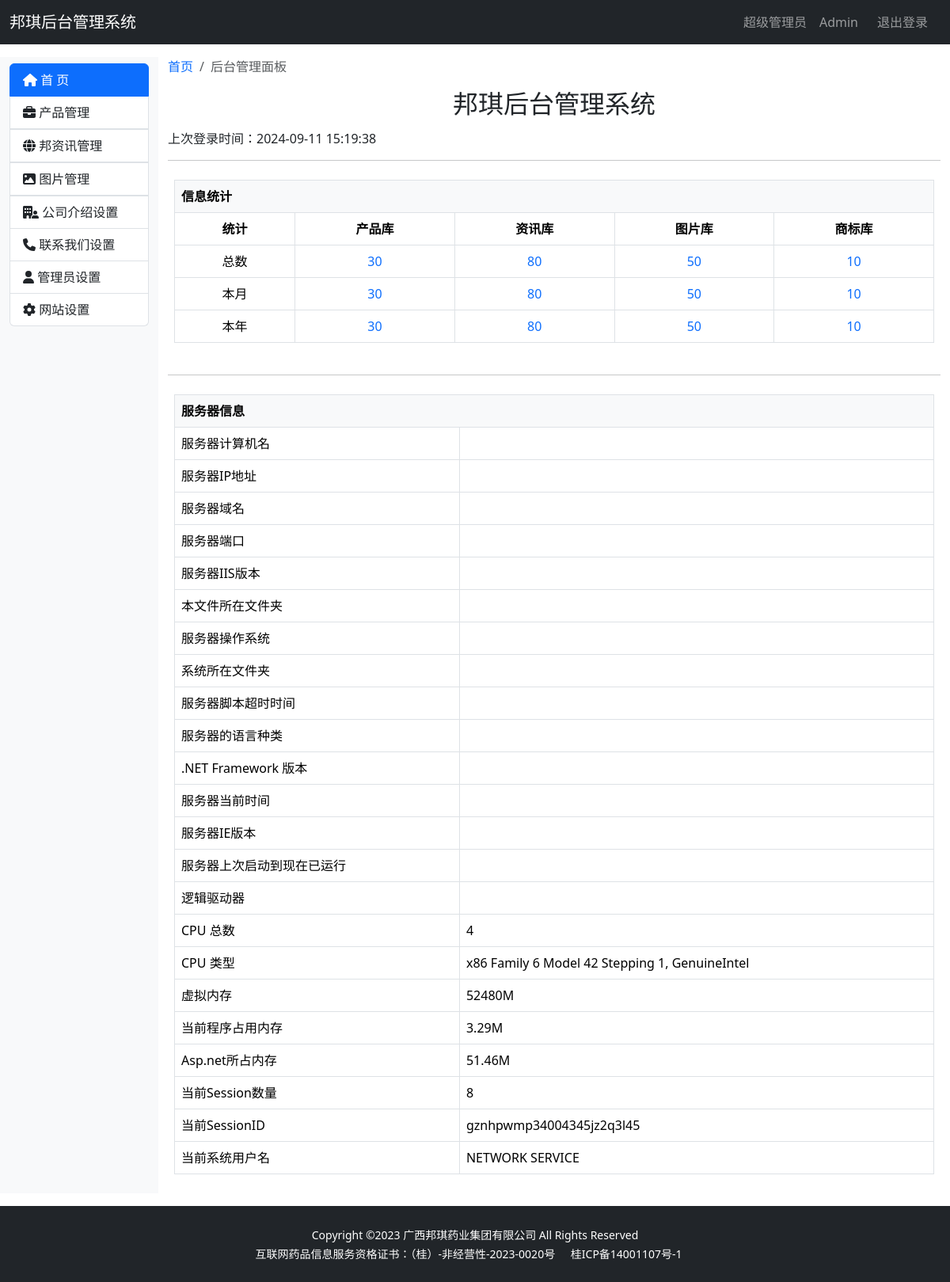
The page /admin/ (signed in) on the database as committed earlier.
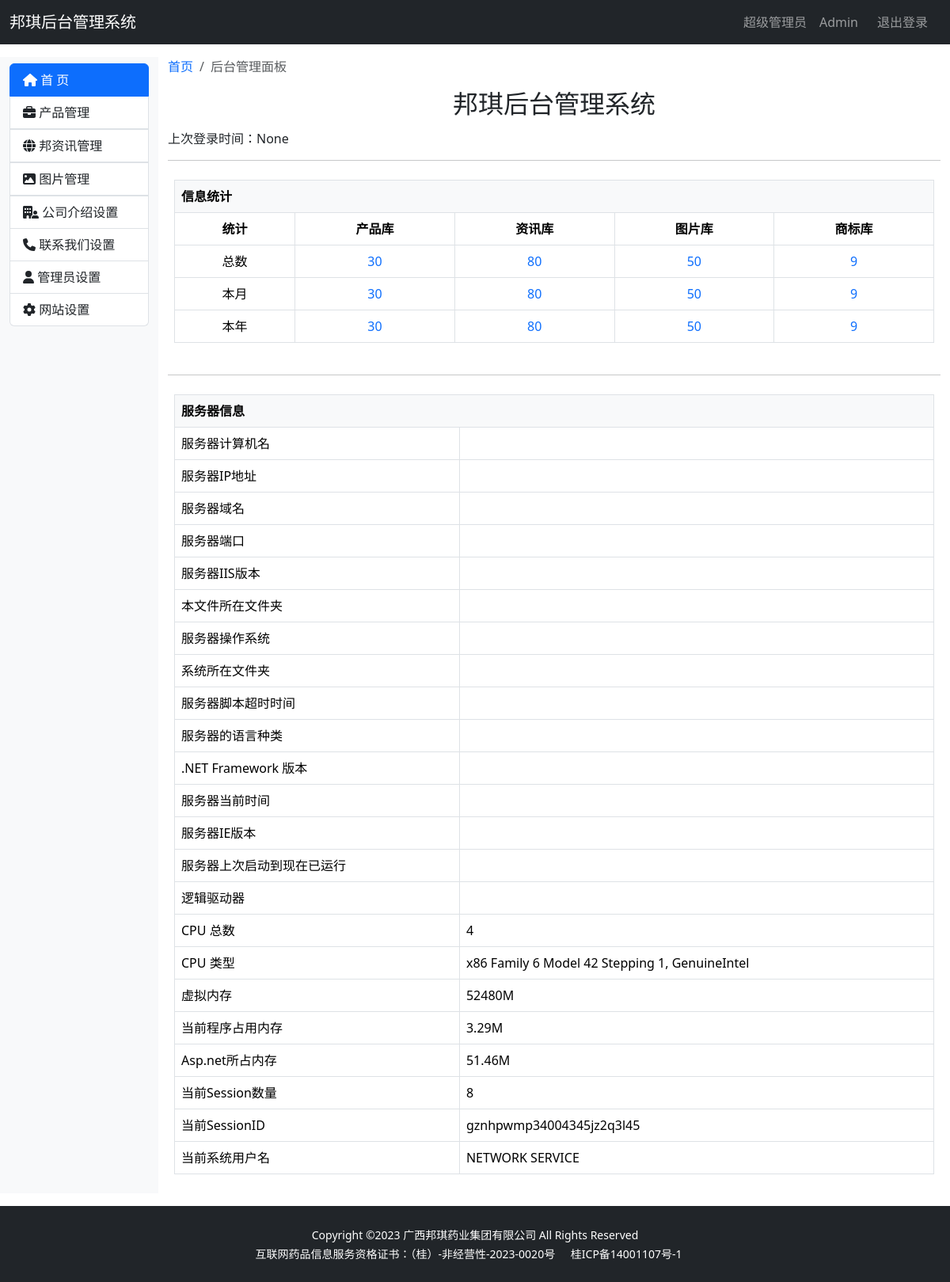
The same page on the database as committed later.
### bqwebsite/models.py (models this page shows, shortened)
class Admin(db.Model, UserMixin):
    __tablename__ = 'admin'
    id = db.Column(db.Integer, primary_key=True, autoincrement=True)
    email = db.Column(db.String(128), unique=True)
    name = db.Column(db.String(50))
    last_login_time = db.Column(db.DateTime)  # 最后一次登录时间
    password_hash = db.Column(db.String(128))

### bqwebsite/blueprints/admin.py (the view)
@admin_bp.route('/')  # 首页
def index():
    if not current_user.is_authenticated:
        return redirect(url_for('main.index'))
    product_length = Product.query.count()
    news_length = News.query.count()
    photo_length = Photo.query.count()
    brand_length = Brand.query.count()
    return render_template('admin/index.html', product_length=product_length, news_length=news_length,
                           photo_length=photo_length, brand_length=brand_length,
                           last_login_time=current_user.last_login_time)

### bqwebsite/extensions.py (called while the page is built)
@login_manager.user_loader
def load_user(user_id):
    from .models import Admin
    user = Admin.query.get(int(user_id))
    return user

### bqwebsite/templates/admin/index.html (shortened to what the changed rows need)
{% extends 'admin_base.html' %}
{% block content %}
    <div class="container-fluid my-3">
        <div class="row">
            <div class="col-md-10">
                <nav aria-label="breadcrumb">
                    <ol class="breadcrumb">
                    </ol>
                </nav>
                <h2 class="text-center mb-3 mt-3">邦琪后台管理系统</h2>
                <h6>上次登录时间：{{ current_user.last_login_time }}</h6>
                <hr>
                <div class="p-2">
                    <table class="table table-hover text-center table-bordered">
                        <thead>
                        <tr>
                            <th colspan="5" scope="col" class="bg-light text-start">信息统计</th>
                        </tr>
                        </thead>
                        <thead>
                        <tr>
                            <th scope="col">统计</th>
                            <th scope="col">产品库</th>
                            <th scope="col">资讯库</th>
                            <th scope="col">图片库</th>
                            <th scope="col">商标库</th>
                        </tr>
                        </thead>
                        <tbody>
                        <tr>
                            <td>
                                <a href="{{ url_for('admin.category_list') }}"
                                   class="link-offset-2 link-offset-3-hover link-underline link-underline-opacity-0 link-underline-opacity-75-hover">{{ brand_length }}
                                </a>
                            </td>
                        </tr>
                        <tr>
                            <td>
                                <a href="{{ url_for('admin.category_list') }}"
                                   class="link-offset-2 link-offset-3-hover link-underline link-underline-opacity-0 link-underline-opacity-75-hover">{{ brand_length }}
                                </a>
                            </td>
                        </tr>
                        <tr>
                            <td>
                                <a href="{{ url_for('admin.category_list') }}"
                                   class="link-offset-2 link-offset-3-hover link-underline link-underline-opacity-0 link-underline-opacity-75-hover">{{ brand_length }}
                                </a>
                            </td>
                        </tr>
                        </tbody>
                    </table>
                </div>
                <hr>
                <div class="p-2">
                    <table class="table table-hover table-bordered">
                        <thead>
                        <tr>
                            <th colspan="2" scope="col" class="bg-light">服务器信息</th>
                        </tr>
                        </thead>
                    </table>
                </div>
            </div>
        </div>
    </div>
{% endblock %}

Rows that differ between the two databases and show on the page:
changed Admin: last_login_time "2024-09-11 15:19:38" → "None"
Other text that changed with them:
{{ brand_length }}: "10" → "9"
